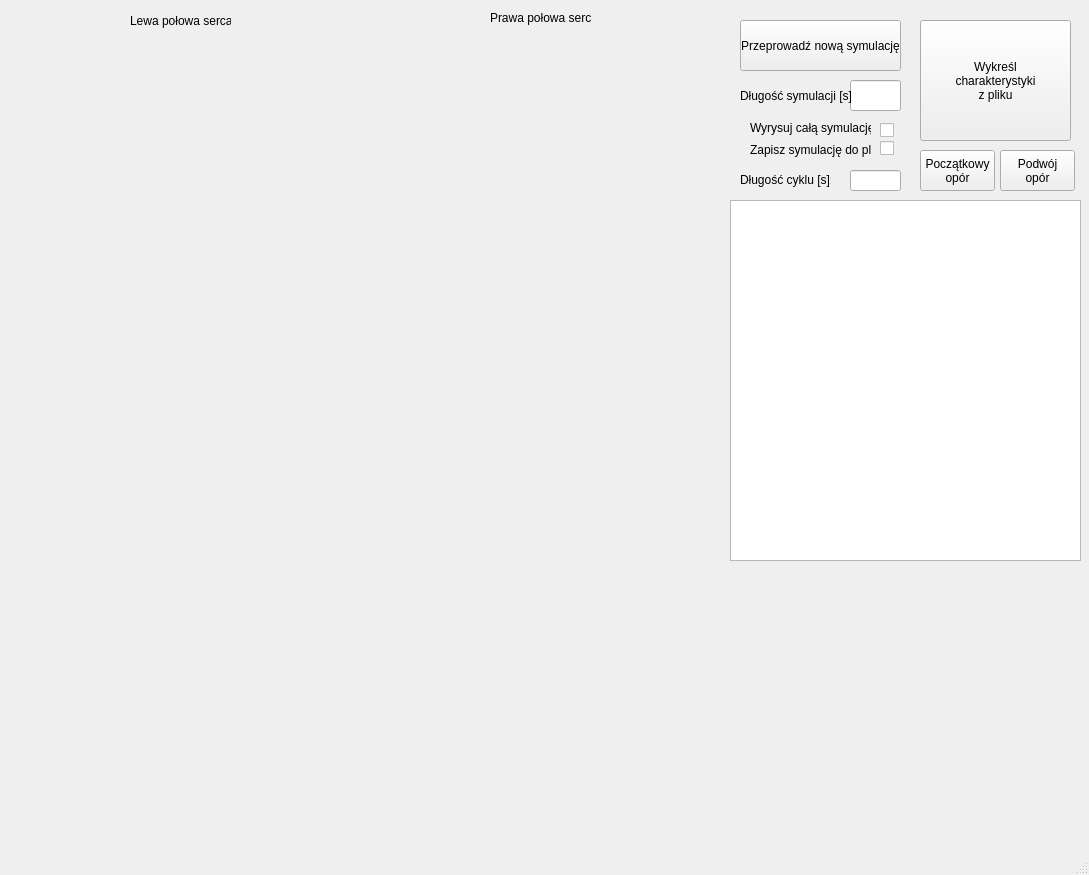
<?xml version="1.0" encoding="UTF-8"?>
<ui version="4.0">
 <class>MainWindow</class>
 <widget class="QMainWindow" name="MainWindow">
  <property name="geometry">
   <rect>
    <x>0</x>
    <y>0</y>
    <width>1089</width>
    <height>875</height>
   </rect>
  </property>
  <property name="windowTitle">
   <string>Symulacja Modelu Serca</string>
  </property>
  <property name="windowIcon">
   <iconset>
    <normaloff>heart_icon.png</normaloff>heart_icon.png</iconset>
  </property>
  <widget class="QWidget" name="centralwidget">
   <widget class="QPushButton" name="simulationButton">
    <property name="geometry">
     <rect>
      <x>740</x>
      <y>20</y>
      <width>161</width>
      <height>51</height>
     </rect>
    </property>
    <property name="text">
     <string>Przeprowadź nową symulację</string>
    </property>
   </widget>
   <widget class="QLineEdit" name="simulationTimeLineEdit">
    <property name="geometry">
     <rect>
      <x>850</x>
      <y>80</y>
      <width>51</width>
      <height>31</height>
     </rect>
    </property>
   </widget>
   <widget class="QCheckBox" name="fullSimulationCheckBox">
    <property name="geometry">
     <rect>
      <x>880</x>
      <y>120</y>
      <width>16</width>
      <height>20</height>
     </rect>
    </property>
    <property name="text">
     <string/>
    </property>
   </widget>
   <widget class="QLabel" name="label">
    <property name="geometry">
     <rect>
      <x>740</x>
      <y>80</y>
      <width>111</width>
      <height>31</height>
     </rect>
    </property>
    <property name="text">
     <string>Długość symulacji [s]:</string>
    </property>
   </widget>
   <widget class="QLabel" name="label_2">
    <property name="geometry">
     <rect>
      <x>130</x>
      <y>10</y>
      <width>101</width>
      <height>21</height>
     </rect>
    </property>
    <property name="text">
     <string>Lewa połowa serca</string>
    </property>
   </widget>
   <widget class="QLabel" name="label_3">
    <property name="geometry">
     <rect>
      <x>490</x>
      <y>10</y>
      <width>101</width>
      <height>16</height>
     </rect>
    </property>
    <property name="text">
     <string>Prawa połowa serca</string>
    </property>
   </widget>
   <widget class="QLabel" name="label_4">
    <property name="geometry">
     <rect>
      <x>750</x>
      <y>120</y>
      <width>121</width>
      <height>16</height>
     </rect>
    </property>
    <property name="text">
     <string>Wyrysuj całą symulację</string>
    </property>
   </widget>
   <widget class="QPushButton" name="fullSimulationButton">
    <property name="geometry">
     <rect>
      <x>920</x>
      <y>20</y>
      <width>151</width>
      <height>121</height>
     </rect>
    </property>
    <property name="text">
     <string>Wykreśl
charakterystyki
z pliku</string>
    </property>
   </widget>
   <widget class="QTextEdit" name="textEdit">
    <property name="geometry">
     <rect>
      <x>730</x>
      <y>200</y>
      <width>351</width>
      <height>361</height>
     </rect>
    </property>
   </widget>
   <widget class="MplWidget" name="leftBloodFlowWidget" native="true">
    <property name="geometry">
     <rect>
      <x>10</x>
      <y>30</y>
      <width>351</width>
      <height>261</height>
     </rect>
    </property>
   </widget>
   <widget class="MplWidget" name="rightBloodFlowWidget" native="true">
    <property name="geometry">
     <rect>
      <x>370</x>
      <y>30</y>
      <width>351</width>
      <height>261</height>
     </rect>
    </property>
   </widget>
   <widget class="MplWidget" name="leftPressuresWidget" native="true">
    <property name="geometry">
     <rect>
      <x>10</x>
      <y>300</y>
      <width>351</width>
      <height>261</height>
     </rect>
    </property>
   </widget>
   <widget class="MplWidget" name="rightPressuresWidget" native="true">
    <property name="geometry">
     <rect>
      <x>370</x>
      <y>300</y>
      <width>351</width>
      <height>261</height>
     </rect>
    </property>
   </widget>
   <widget class="MplWidget" name="leftVolumesWidget" native="true">
    <property name="geometry">
     <rect>
      <x>10</x>
      <y>570</y>
      <width>351</width>
      <height>261</height>
     </rect>
    </property>
   </widget>
   <widget class="MplWidget" name="rightVolumesWidget" native="true">
    <property name="geometry">
     <rect>
      <x>370</x>
      <y>570</y>
      <width>351</width>
      <height>261</height>
     </rect>
    </property>
   </widget>
   <widget class="MplWidget" name="pressuresVolumesWidget" native="true">
    <property name="geometry">
     <rect>
      <x>730</x>
      <y>570</y>
      <width>351</width>
      <height>261</height>
     </rect>
    </property>
   </widget>
   <widget class="QLabel" name="label_5">
    <property name="geometry">
     <rect>
      <x>750</x>
      <y>140</y>
      <width>121</width>
      <height>20</height>
     </rect>
    </property>
    <property name="text">
     <string>Zapisz symulację do pliku</string>
    </property>
   </widget>
   <widget class="QCheckBox" name="saveFileCheckBox">
    <property name="geometry">
     <rect>
      <x>880</x>
      <y>140</y>
      <width>16</width>
      <height>17</height>
     </rect>
    </property>
    <property name="text">
     <string/>
    </property>
   </widget>
   <widget class="QPushButton" name="pushButton_increase">
    <property name="geometry">
     <rect>
      <x>1000</x>
      <y>150</y>
      <width>75</width>
      <height>41</height>
     </rect>
    </property>
    <property name="text">
     <string>Podwój
opór</string>
    </property>
   </widget>
   <widget class="QLineEdit" name="lineEdit_th">
    <property name="geometry">
     <rect>
      <x>850</x>
      <y>170</y>
      <width>51</width>
      <height>21</height>
     </rect>
    </property>
   </widget>
   <widget class="QLabel" name="label_6">
    <property name="geometry">
     <rect>
      <x>740</x>
      <y>170</y>
      <width>91</width>
      <height>20</height>
     </rect>
    </property>
    <property name="text">
     <string>Długość cyklu [s]:</string>
    </property>
   </widget>
   <widget class="QPushButton" name="pushButton_return">
    <property name="geometry">
     <rect>
      <x>920</x>
      <y>150</y>
      <width>75</width>
      <height>41</height>
     </rect>
    </property>
    <property name="text">
     <string>Początkowy
opór</string>
    </property>
   </widget>
  </widget>
  <widget class="QMenuBar" name="menubar">
   <property name="geometry">
    <rect>
     <x>0</x>
     <y>0</y>
     <width>1089</width>
     <height>21</height>
    </rect>
   </property>
  </widget>
  <widget class="QStatusBar" name="statusbar"/>
 </widget>
 <customwidgets>
  <customwidget>
   <class>MplWidget</class>
   <extends>QWidget</extends>
   <header location="global">mplwidget.h</header>
   <container>1</container>
  </customwidget>
 </customwidgets>
 <resources/>
 <connections/>
</ui>
